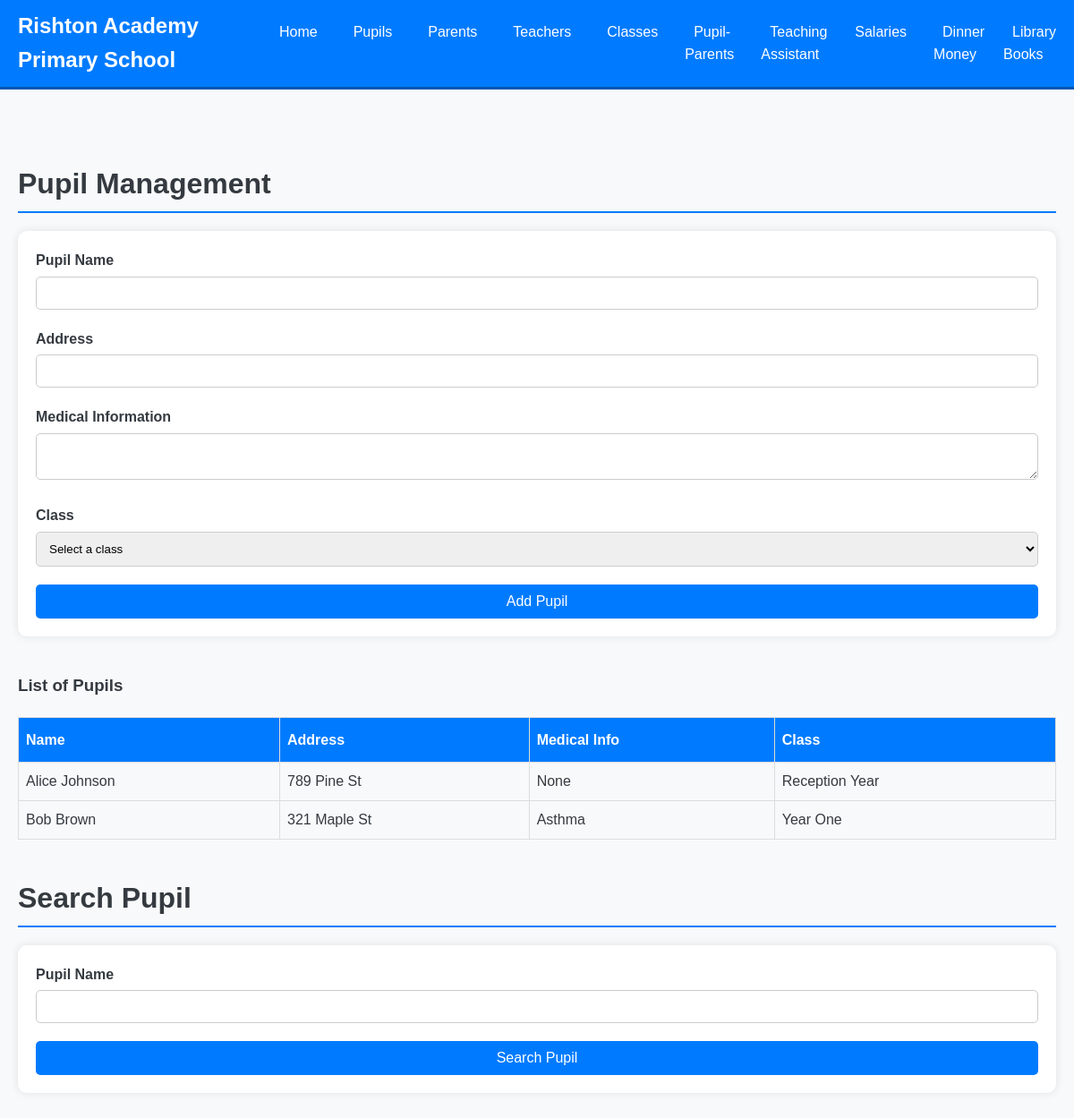
Screenshot of /pupils.php with the database file from the repository.
### tables this page shows
CREATE TABLE `Pupils` (
  `PupilID` int(11) NOT NULL,
  `Name` varchar(255) NOT NULL,
  `Address` varchar(255) NOT NULL,
  `MedicalInfo` text NOT NULL,
  `ClassID` int(11) DEFAULT NULL
);

CREATE TABLE `Classes` (
  `ClassID` int(11) NOT NULL,
  `ClassName` varchar(255) NOT NULL,
  `Capacity` int(11) NOT NULL,
  `TeacherID` int(11) DEFAULT NULL
);

### pupils.php (the view, shortened to what this page needs)
<?php include 'templates/layout.php'; ?>
<?php include 'includes/db_connect.php'; ?>
<div class="container">
    <section class="pupils-management">
        <h2>Pupil Management</h2>
        <form method="post" action="pupils.php" class="form-pupil">
            <div class="form-group">
                <label for="name">Pupil Name</label>
                <input type="text" id="name" name="name" required>
            </div>
            <div class="form-group">
                <label for="address">Address</label>
                <input type="text" id="address" name="address" required>
            </div>
            <div class="form-group">
                <label for="medical_info">Medical Information</label>
                <textarea id="medical_info" name="medical_info" required></textarea>
            </div>
            <div class="form-group">
                <label for="class_id">Class</label>
                <select id="class_id" name="class_id" required>
                    <option value="">Select a class</option>
                </select>
            </div>
            <button type="submit" name="add_pupil" class="btn btn-primary">Add Pupil</button>
        </form>
        <h3>List of Pupils</h3>
        <table class="pupils-table">
            <thead>
                <tr>
                    <th>Name</th>
                    <th>Address</th>
                    <th>Medical Info</th>
                    <th>Class</th>
                </tr>
            </thead>
            <tbody>
                <?php
                $result = $link->query("SELECT Pupils.Name, Pupils.Address, Pupils.MedicalInfo, Classes.ClassName FROM Pupils JOIN Classes ON Pupils.ClassID = Classes.ClassID");
                while($row = $result->fetch_assoc()) {
                    echo "<tr>
                            <td>" . $row['Name'] . "</td>
                            <td>" . $row['Address'] . "</td>
                            <td>" . $row['MedicalInfo'] . "</td>
                            <td>" . $row['ClassName'] . "</td>
                        </tr>";
                }
                ?>
            </tbody>
        </table>
    </section>
    <section class="pupils-search">
        <h2>Search Pupil</h2>
        <form method="get" action="pupils.php" class="form-search-pupil">
            <div class="form-group">
                <label for="search_name">Pupil Name</label>
                <input type="text" id="search_name" name="search_name" required>
            </div>
            <button type="submit" name="search_pupil" class="btn btn-primary">Search Pupil</button>
        </form>
    </section>
</div>

### css/styles.css (style rules this page uses)
* { margin: 0; padding: 0; box-sizing: border-box; font-family: Arial, sans-serif; }
body { background-color: #f8f9fa; color: #343a40; line-height: 1.6; }
.container { max-width: 1200px; margin: auto; padding: 0 20px; }
.pupils-management { margin-top: 40px; }
.pupils-management h2 { font-size: 2em; margin-bottom: 20px; border-bottom: 2px solid #007bff; padding-bottom: 5px; }
.form-pupil, .form-search-pupil { display: flex; flex-direction: column; margin-bottom: 40px; padding: 20px; background: #fff; border-radius: 10px; box-shadow: 0 0 10px rgba(0, 0, 0, 0.1); }
.form-group { margin-bottom: 20px; }
.form-group label { margin-bottom: 5px; display: block; font-weight: bold; }
.form-group input, .form-group textarea, .form-group select { width: 100%; padding: 10px; border-radius: 5px; border: 1px solid #ccc; }
.btn { background: #007bff; color: #fff; padding: 10px 20px; text-decoration: none; border-radius: 5px; transition: background 0.3s; cursor: pointer; border: none; font-size: 1em; }
.pupils-table { width: 100%; border-collapse: collapse; margin-top: 20px; }
.pupils-table th, .pupils-table td { border: 1px solid #ddd; padding: 8px; text-align: left; }
.pupils-table th { background-color: #007bff; color: white; padding-top: 12px; padding-bottom: 12px; }
.pupils-search { margin-top: 40px; }
.pupils-search h2 { font-size: 2em; margin-bottom: 20px; border-bottom: 2px solid #007bff; padding-bottom: 5px; }
.form-group input, .form-group select { width: 100%; padding: 10px; border-radius: 5px; border: 1px solid #ccc; }

### rows the page displays
pupils: Name "Alice Johnson", Address "789 Pine St", MedicalInfo "None", ClassID.ClassName "Reception Year"
pupils: Name "Bob Brown", Address "321 Maple St", MedicalInfo "Asthma", ClassID.ClassName "Year One"
